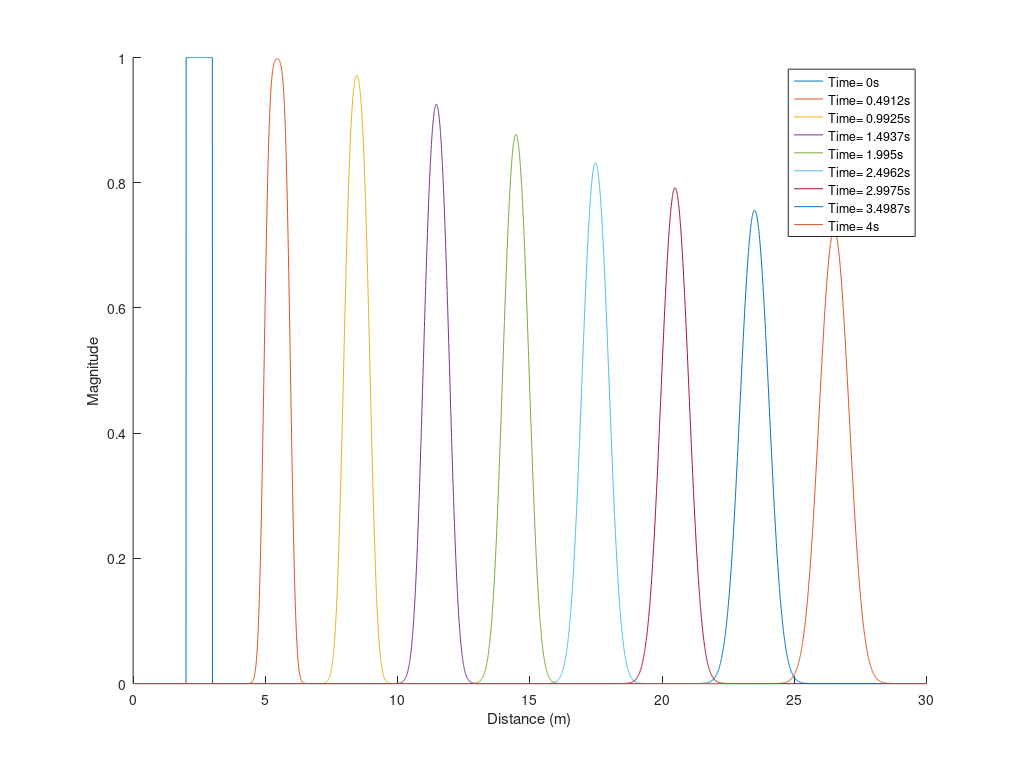

Here is the MATLAB script that generated this plot:
close all
clear all
set(0, 'DefaultFigureRenderer', 'opengl');
set(0,'DefaultFigureWindowStyle','docked');
% E=0.08;
% D=1/38;
% mu=1;
% w=1;
% 
% L=4;
% x=linspace(-L/2,L/2,5e1);
% x0=0;
% dt=5e-2;
% for i=1:2e2
% 
%     ti=i*dt;
% a=(w+2*ti*E-2*x)/(4*sqrt(D*ti));
% b=(-w+2*ti*E-2*x)/(4*sqrt(D*ti));
% c(i,:)=0.5*(erf(a)-erf(b));
% 
% % plot(c(i,:))
% % getframe
% end
% 

close all
clear all
set(0, 'DefaultFigureRenderer', 'opengl');
set(0,'DefaultFigureWindowStyle','docked');
E=6;
D=1/38;
mu=1;
sig=2;
ni=4e2;
L=30;
x=linspace(0,L,5e3);
x0=5;
tf=4;
tt=linspace(0,tf,ni);
dt=1;
w=1;
for i=1:ni
    
    ti=tt(i);
%     a=1./sqrt(4*D*sig^2*ti+1);
 
%     b=(ti*mu*E-x+x0).^2./(4*D*ti+sig^2);
%     c(i,:)=a.*exp(-b);
    
    a=(w+2*ti*E-2*x+x0)/(4*sqrt(D*ti));
   
b=(-w+2*ti*E-2*x+x0)/(4*sqrt(D*ti));
c(i,:)=0.5*(erf(a)-erf(b));


    if mod(i,50)==0 || i==1
        ti
        hold all
        plot(x,c(i,:))
        axis([0 L 0 1])
        getframe;
    end
end

% plot(linspace(0,mu*E*ti,ni)+x0,1*ai,'r')
legend(['Time= ' num2str(0) 's']...
    ,['Time= ' num2str( 0.4912) 's']...
    ,['Time= ' num2str( 0.9925) 's']...
    ,['Time= ' num2str( 1.4937) 's']...
    ,['Time= ' num2str(  1.9950) 's']...
    ,['Time= ' num2str( 2.4962) 's']...
    ,['Time= ' num2str(2.9975) 's']...
    ,['Time= ' num2str(3.4987) 's']...
    ,['Time= ' num2str(4.0000) 's'])
axis([0 L 0 1])
xlabel('Distance (m)')
ylabel('Magnitude')

a=1.6*6.4;
b=1.6*4.8;
%
set(gcf, 'PaperSize', [a b]);
set(gcf, 'PaperPositionMode', 'manual');
set(gcf, 'PaperPosition', [0 0 a b]);

set(gcf, 'PaperUnits', 'inches');
set(gcf, 'PaperSize', [a b]);
set(gcf, 'PaperPositionMode', 'manual');
set(gcf, 'PaperPosition', [0 0 a b]);

set(gcf, 'renderer', 'painters');
print(gcf, '-dpdf', 'AnalyticRect.pdf');
